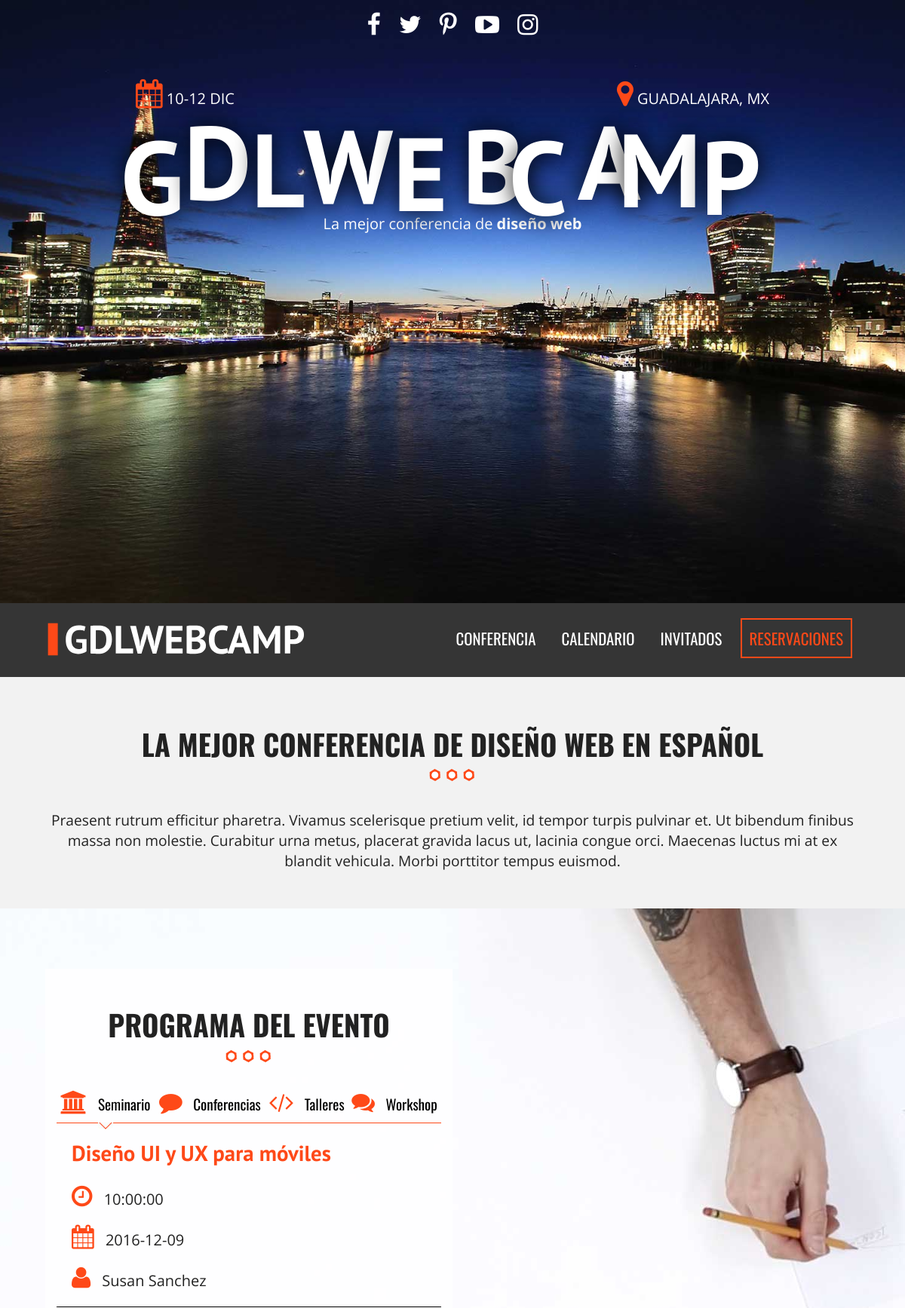
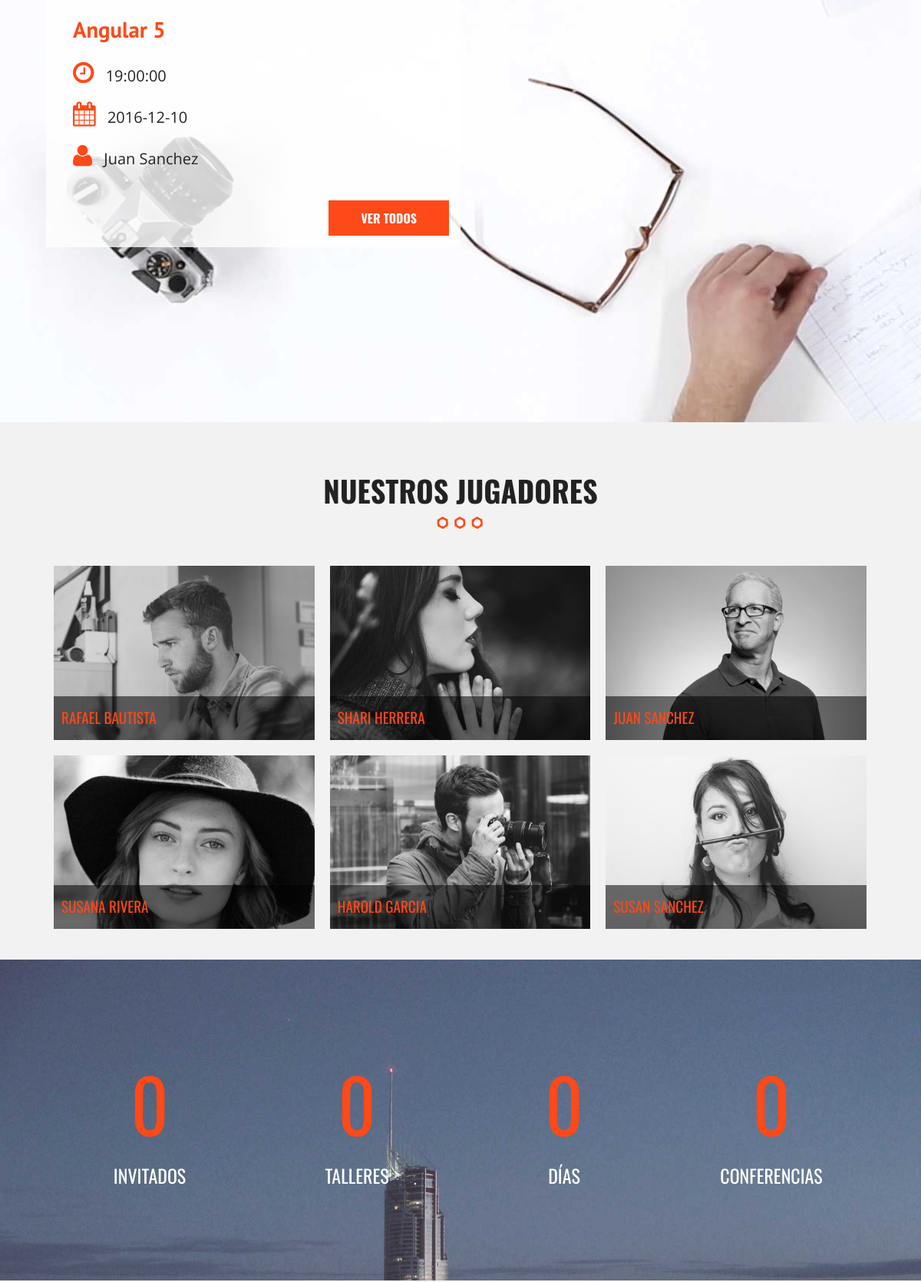
The page / (upper part) on the database its author committed (2 pictures, top to bottom).
### tables this page shows
CREATE TABLE `categoria_evento` (
  `id_categoria` tinyint(10) NOT NULL,
  `cat_evento` varchar(50) NOT NULL,
  `icono` varchar(15) NOT NULL,
  `editado` datetime NOT NULL
);

CREATE TABLE `eventos` (
  `evento_id` tinyint(10) NOT NULL,
  `nombre_evento` varchar(60) NOT NULL,
  `fecha_evento` date NOT NULL,
  `hora_evento` time NOT NULL,
  `id_cat_evento` tinyint(10) NOT NULL,
  `id_inv` tinyint(4) NOT NULL,
  `clave` varchar(10) NOT NULL,
  `editado` datetime NOT NULL
);

CREATE TABLE `invitados` (
  `invitado_id` tinyint(4) NOT NULL,
  `nombre_invitado` varchar(30) NOT NULL,
  `apellido_invitado` varchar(30) NOT NULL,
  `descripcion` text NOT NULL,
  `url_imagen` varchar(50) NOT NULL
);

### index.php (the view, shortened to what this page needs)
<?php include_once 'includes/templates/header.php'; ?>
        <section class="seccion contenedor">
            <h2>La mejor conferencia  de diseño web en español</h2>
            <p>
              Praesent rutrum efficitur pharetra. Vivamus scelerisque pretium velit, id tempor turpis pulvinar et. Ut bibendum finibus massa non molestie. Curabitur urna metus, placerat gravida lacus ut, lacinia congue orci. Maecenas luctus mi at ex blandit vehicula. Morbi porttitor tempus euismod.
            </p>
        </section>
        <section class="programa">
            <div class="contenedor-video">
                <video autoplay loop poster="bg-talleres.jpg">
                    <source src="video/video.mp4" type="video/mp4">
                    <source src="video/video.webm" type="video/webm">
                    <source src="video/video.ogv" type="video/ogg">
                </video>
            </div>
            <div class="contenido-programa">
                <div class="contenedor">
                    <div class="programa-evento">
                        <h2>Programa del Evento</h2>
                        <?php
                            try {
                              require_once('includes/funciones/bd_conexion.php');
                              $sql = "SELECT * FROM `categoria_evento` ";
                              $resultado = $conn->query($sql);
                            } catch (Exception $e) {
                              $error = $e->getMessage();
                            }
                         ?>
                        <nav class="menu-programa">
                          <?php while($cat = $resultado->fetch_array(MYSQLI_ASSOC)) { ?>
                            <?php $categoria = $cat['cat_evento']; ?>
                                <a href="#<?php echo strtolower($categoria) ?>">
                                      <i class="fa <?php echo $cat['icono'] ?>" aria-hidden="true"></i> <?php echo $categoria ?>
                                </a>
                          <?php } ?>
                        </nav>
                        <?php
                            try {
                              $sql = "SELECT `evento_id`, `nombre_evento`, `fecha_evento`, `hora_evento`, `cat_evento`, `nombre_invitado`, `apellido_invitado` ";
                              $sql .= "FROM `eventos` ";
                              $sql .= "INNER JOIN `categoria_evento` ";
                              $sql .= "ON eventos.id_cat_evento=categoria_evento.id_categoria ";
                              $sql .= "INNER JOIN `invitados` ";
                              $sql .= "ON eventos.id_inv=invitados.invitado_id ";
                              $sql .= "AND eventos.id_cat_evento = 1 ";
                              $sql .= "ORDER BY `evento_id` LIMIT 2;";
                              $sql .= "SELECT `evento_id`, `nombre_evento`, `fecha_evento`, `hora_evento`, `cat_evento`, `nombre_invitado`, `apellido_invitado` ";
                              $sql .= "FROM `eventos` ";
                              $sql .= "INNER JOIN `categoria_evento` ";
                              $sql .= "ON eventos.id_cat_evento=categoria_evento.id_categoria ";
                              $sql .= "INNER JOIN `invitados` ";
                              $sql .= "ON eventos.id_inv=invitados.invitado_id ";
                              $sql .= "AND eventos.id_cat_evento = 2 ";
                              $sql .= "ORDER BY `evento_id` LIMIT 2;";
                              $sql .= "SELECT `evento_id`, `nombre_evento`, `fecha_evento`, `hora_evento`, `cat_evento`, `nombre_invitado`, `apellido_invitado` ";
                              $sql .= "FROM `eventos` ";
                              $sql .= "INNER JOIN `categoria_evento` ";
                              $sql .= "ON eventos.id_cat_evento=categoria_evento.id_categoria ";
                              $sql .= "INNER JOIN `invitados` ";
                              $sql .= "ON eventos.id_inv=invitados.invitado_id ";
                              $sql .= "AND eventos.id_cat_evento = 3 ";
                              $sql .= "ORDER BY `evento_id` LIMIT 2;";
                            } catch (Exception $e) {
                              $error = $e->getMessage();
                            }
                         ?>
                        <?php $conn->multi_query($sql); ?>
                        <?php
                            do {
                                $resultado = $conn->store_result();
                                $row = $resultado->fetch_all(MYSQLI_ASSOC);    ?>
                                <?php $i = 0; ?>
                                <?php foreach($row as $evento): ?>
                                  <?php if($i % 2 == 0) { ?>
                                    <div id="<?php echo strtolower($evento['cat_evento']) ?>" class="info-curso ocultar clearfix">
                                  <?php } ?>
                                          <div class="detalle-evento">
                                              <h3><?php echo html_entity_decode($evento['nombre_evento']) ?></h3>
                                              <p><i class="fa fa-clock-o" aria-hidden="true"></i> <?php echo $evento['hora_evento']; ?></p>
                                              <p><i class="fa fa-calendar" aria-hidden="true"></i> <?php echo $evento['fecha_evento']; ?></p>
                                              <p><i class="fa fa-user" aria-hidden="true"></i> <?php echo $evento['nombre_invitado'] . " " .  $evento['apellido_invitado']; ?></p>
                                          </div>
                                  <?php if($i % 2 == 1): ?>
                                        <a href="calendario.php" class="button float-right">Ver todos</a>
                                    </div>
                                  <?php endif; ?>
                                <?php $i++; ?>
                                <?php endforeach; ?>
                          <?php  } while ($conn->more_results() && $conn->next_result());?>
                    </div>
                </div>
            </div>
        </section>
          <?php include_once 'includes/templates/invitados.php'; ?>
        <div class="contador parallax">
            <div class="contenedor">
                <ul class="resumen-evento clearfix">
                    <li><p class="numero">0</p> Invitados</li>
                    <li><p class="numero">0</p> Talleres</li>
                    <li><p class="numero">0</p> Días</li>
                    <li><p class="numero">0</p> Conferencias</li>
                </ul>
            </div>
        </div>
  <?php include_once 'includes/templates/footer.php'; ?>

### includes/templates/invitados.php (shortened to what this page needs)
<?php
    try {
      require_once('includes/funciones/bd_conexion.php');
      $sql = "SELECT * FROM `invitados` ";
      $resultado = $conn->query($sql);
    } catch (Exception $e) {
      $error = $e->getMessage();
    }
 ?>
 <section class="invitados contenedor seccion">
                     <h2>Nuestros jugadores</h2>
                     <ul class="lista-invitados clearfix">
                         <?php while($invitados = $resultado->fetch_assoc() ){ ?>
                             <li>
                                 <div class="invitado">
                                     <a class="invitado-info" href="#invitado<?php echo $invitados['invitado_id']; ?>">
                                         <img src="img/invitados/<?php echo $invitados['url_imagen'] ?>" alt="Imagen invitado">
                                         <p><?php echo $invitados['nombre_invitado'] . " " . $invitados['apellido_invitado'] ?></p>
                                     </a>
                                 </div>
                             </li>
             <?php } ?>
                     </ul>
                 </section>

### css/main.css (style rules this page uses)
html { color: #222; font-size: 1em; line-height: 1.4; }
audio, canvas, iframe, img, svg, video { vertical-align: middle; }
html { box-sizing: border-box; }
*,*:before,*:after { box-sizing: inherit; }
body { background-color: #f2f2f2; font-family: 'Open Sans', sans-serif; }
.contenedor { width: 98%; margin:0 auto; }
@media only screen and (min-width:480px) { .contenedor { width: 95%; } }
@media only screen and (min-width:768px) { .contenedor { width: 90%; } }
@media only screen and (min-width:992px) { .contenedor { width: 90%; max-width: 1100px; } }
.seccion { padding: 30px 0; }
.seccion p { font-size: 1.2em; text-align: center; }
h2 { font-family: 'Oswald', sans-serif; font-size: 2.4em; text-transform: uppercase; text-align: center; }
h2::after { content: ''; margin: 0 auto; background-image: url(../img/separador.png); height: 30px; width: 100px; display: block; }
h3 { font-size: 1.8em; color: #fe4918; font-family: 'PT Sans', sans-serif; margin: 0; }
.button { background-color: #fe4918; padding: 10px 40px; color: #ffffff; text-transform: uppercase; font-weight: bold; font-family: 'Oswald', sans-serif; text-decoration: none; font-size: 1em; margin-top: 20px; display: inline-block; transition: all .3s ease; border: 2px solid #fe4918; }
ul { list-style: none; margin:0; padding: 0; }
.float-right { float: right; }
section.programa { position: relative; }
div.contenedor-video { max-width: 100%; overflow-x: hidden; }
div.contenido-programa { position: absolute; top: 0; left: 0; height: 100%; width: 100%; }
div.programa-evento { background-color: rgba(255, 255, 255, .8); padding: 15px; margin-top: 80px; }
@media only screen and (min-width:768px) { div.programa-evento { width: 70%; } }
@media only screen and (min-width:992px) { div.programa-evento { width: 50%; } }
nav.menu-programa { width: 100%; }
@media only screen and (min-width:768px) { nav.menu-programa { display: table; } }
nav.menu-programa a { display: block; text-align: center; color: #000000; text-decoration: none; font-family: 'Oswald', sans-serif; margin-bottom: 10px; font-size: 1.2em; position: relative; padding-bottom: 10px; border-bottom: 1px solid #fe4918; }
nav.menu-programa a.activo::after { position: absolute; content: ''; left:0; right:0; margin-left: auto; margin-right: auto; height: 20px; width: 30px; background-image: url('../img/talleres-flecha.jpg'); background-position: top center; background-repeat: no-repeat; bottom: -20px; }
@media only screen and (min-width:768px) { nav.menu-programa a { display: table-cell; } }
nav.menu-programa a i, div.detalle-evento p i { color: #fe4918; font-size: 1.6em; margin-right: 10px; }
div.ocultar { display: none; }
div.detalle-evento { margin-top: 20px; border-bottom: 1px solid black; padding: 0 20px; }
div.detalle-evento:nth-child(2) { border:none; }
div.detalle-evento p { margin-bottom: 20px; font-size: 20px; }
ul.lista-invitados li { padding: 10px; float: left; }
@media only screen and (min-width:480px) { ul.lista-invitados li { width: 50%; } }
@media only screen and (min-width:768px) { ul.lista-invitados li { width: 33.3%; } }
div.invitado { position: relative; overflow: hidden; }
div.invitado img { max-width: 100%; filter:gray; -webkit-filter: grayscale(1); -webkit-transition: all .5s ease-in-out; }
div.invitado p { position: absolute; bottom: 0; left: 0; padding: 15px 10px; margin: 0; background-color: rgba(0, 0, 0, 0.55); width: 100%; text-align: left; font-family: 'Oswald', sans-serif; color: #fe4918; text-transform: uppercase; -webkit-transition: all .5s ease-in-out; }
.parallax::before { width: 100%; height: 100%; position: absolute; top: 0; left: 0; background-repeat: no-repeat; background-size: cover; }
div.contador { position: relative; height: auto; }
div.contador::before { background-image: url(../img/bg-resumen.jpg); content:''; }
ul.resumen-evento { position: relative; padding: 120px 0; }
ul.resumen-evento li { width: 50%; float: left; text-align: center; color: #ffffff; text-transform: uppercase; font-family: 'Oswald', sans-serif; font-size: 24px; }
@media only screen and (min-width:768px) { ul.resumen-evento li { width: 25%; } }
p.numero { color: #fe4918; font-size: 4em; display: block; margin: 0 0 10px 0; font-family: 'Oswald', sans-serif; }
.clearfix:before, .clearfix:after { content: " "; display: table; }
.clearfix:after { clear: both; }

### rows shown on the page
categoria_evento: cat_evento "Seminario"
categoria_evento: cat_evento "Conferencias"
categoria_evento: cat_evento "Talleres"
categoria_evento: cat_evento "Workshop"
eventos: nombre_evento "Diseño UI y UX para móviles", hora_evento "10:00:00", fecha_evento "2016-12-09", id_inv.nombre_invitado "Susan", id_inv.apellido_invitado "Sanchez"
eventos: nombre_evento "Angular 5", hora_evento "19:00:00", fecha_evento "2016-12-10", id_inv.nombre_invitado "Juan", id_inv.apellido_invitado "Sanchez", shows "VER TODOS"
invitados: url_imagen (picture), nombre_invitado "RAFAEL", apellido_invitado "BAUTISTA"
invitados: url_imagen (picture), nombre_invitado "SHARI", apellido_invitado "HERRERA"
invitados: url_imagen (picture), nombre_invitado "JUAN", apellido_invitado "SANCHEZ"
invitados: url_imagen (picture), nombre_invitado "SUSANA", apellido_invitado "RIVERA"
invitados: url_imagen (picture), nombre_invitado "HAROLD", apellido_invitado "GARCIA"
invitados: url_imagen (picture), nombre_invitado "SUSAN", apellido_invitado "SANCHEZ"
